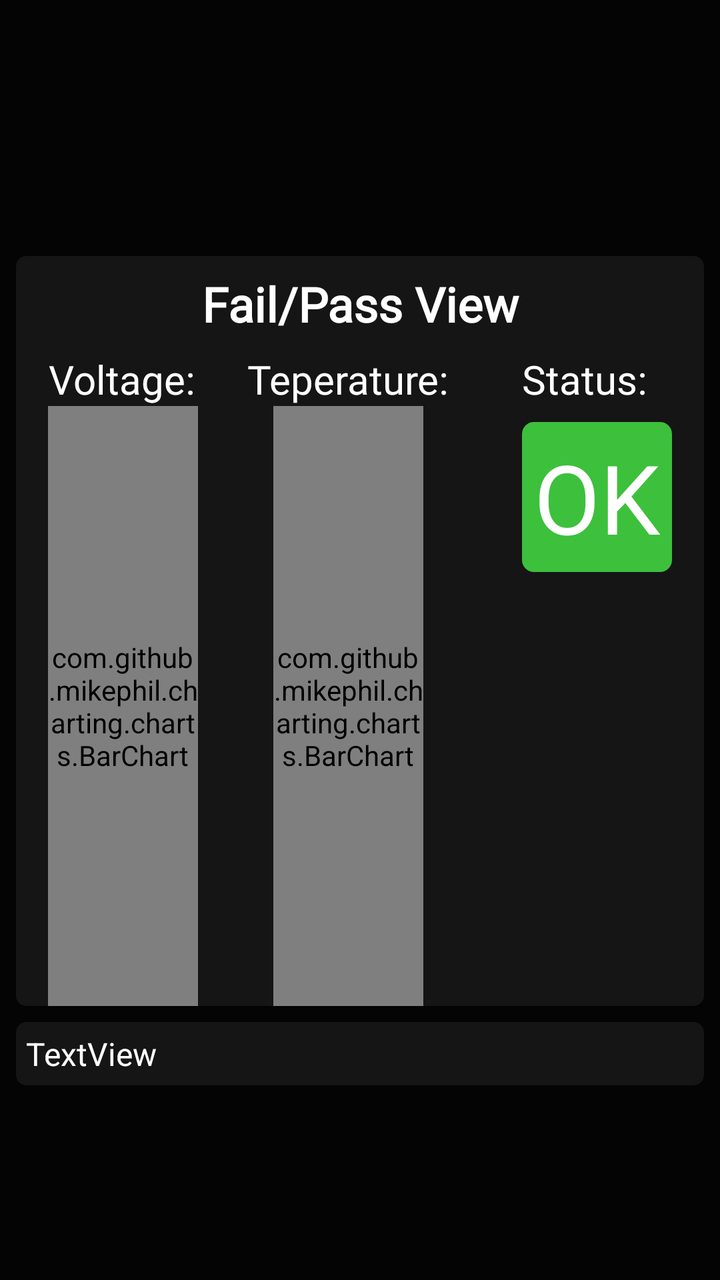
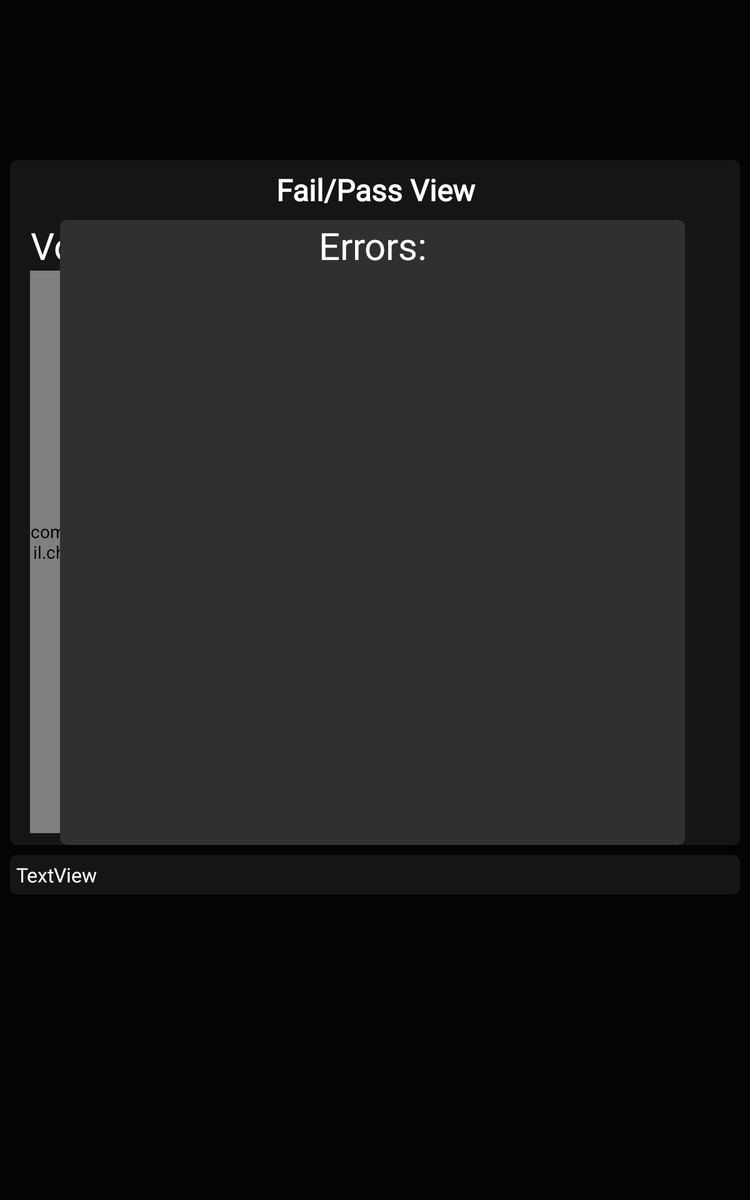

An Android layout and its configuration variant, each rendered on a device that would load it. The default file and the variant file are quoted in full after the pictures.
<!-- AndroidManifest.xml: application theme Theme.RUBMotorsportGroup2 -->
<!-- res/layout/fragment_overview.xml -->
<?xml version="1.0" encoding="utf-8"?>
<androidx.constraintlayout.widget.ConstraintLayout xmlns:android="http://schemas.android.com/apk/res/android"
    xmlns:app="http://schemas.android.com/apk/res-auto"
    xmlns:tools="http://schemas.android.com/tools"
    android:layout_width="match_parent"
    android:layout_height="match_parent"
    android:background="@color/BackgroundColor"
    android:orientation="vertical"
    tools:context=".fragments.fragment_overview">

    <ImageView
        android:id="@+id/iv_rubmo_logo"
        android:layout_width="327dp"
        android:layout_height="80dp"
        android:layout_marginTop="16dp"
        android:src="@drawable/rubmo_logo"
        app:layout_constraintEnd_toEndOf="parent"
        app:layout_constraintHorizontal_bias="0.482"
        app:layout_constraintStart_toStartOf="parent"
        app:layout_constraintTop_toTopOf="parent" />

    <ScrollView
        android:layout_width="match_parent"
        android:layout_height="0dp"
        android:layout_marginTop="24dp"
        android:background="@color/BackgroundColor"
        app:layout_constraintStart_toStartOf="parent"
        app:layout_constraintTop_toBottomOf="@+id/iv_rubmo_logo">

        <LinearLayout
            android:layout_width="match_parent"
            android:layout_height="wrap_content"
            android:background="@color/BackgroundColor"
            android:orientation="vertical">

            <androidx.cardview.widget.CardView
                android:id="@+id/cv_failpass"
                android:layout_width="match_parent"
                android:layout_height="match_parent"
                android:layout_marginStart="8dp"
                android:layout_marginTop="8dp"
                android:layout_marginEnd="8dp"
                app:cardBackgroundColor="@color/ElementColor"
                app:cardCornerRadius="5dp">

                <androidx.constraintlayout.widget.ConstraintLayout
                    android:layout_width="match_parent"
                    android:layout_height="match_parent">

                    <TextView
                        android:id="@+id/textView"
                        android:layout_width="match_parent"
                        android:layout_height="48dp"
                        android:fontFamily="@font/roboto"
                        android:gravity="center"
                        android:text="Fail/Pass View"
                        android:textColor="@color/white"
                        android:textSize="24sp"
                        android:textStyle="bold"
                        app:layout_constraintEnd_toEndOf="parent"
                        app:layout_constraintStart_toStartOf="parent"
                        app:layout_constraintTop_toTopOf="parent" />


                    <com.github.mikephil.charting.charts.BarChart
                        android:id="@+id/VoltageChart"
                        android:layout_width="75dp"
                        android:layout_height="300dp"
                        android:layout_marginStart="16dp"
                        android:background="@color/ElementColor"
                        app:layout_constraintStart_toStartOf="parent"
                        app:layout_constraintTop_toBottomOf="@+id/VoltageText" />

                    <TextView
                        android:id="@+id/VoltageText"
                        android:layout_width="wrap_content"
                        android:layout_height="wrap_content"
                        android:layout_marginHorizontal="20dp"
                        android:layout_marginStart="16dp"
                        android:fontFamily="@font/roboto"
                        android:text="Voltage:"
                        android:textAlignment="center"
                        android:textSize="20sp"
                        app:layout_constraintStart_toStartOf="parent"
                        app:layout_constraintTop_toBottomOf="@+id/textView" />

                    <com.github.mikephil.charting.charts.BarChart
                        android:id="@+id/TempChart"
                        android:layout_width="75dp"
                        android:layout_height="300dp"
                        android:background="@color/ElementColor"
                        app:layout_constraintEnd_toStartOf="@+id/StatusMessage"
                        app:layout_constraintHorizontal_bias="0.434"
                        app:layout_constraintStart_toEndOf="@+id/VoltageChart"
                        app:layout_constraintTop_toBottomOf="@+id/TemperatureText" />

                    <TextView
                        android:id="@+id/TemperatureText"
                        android:layout_width="wrap_content"
                        android:layout_height="wrap_content"
                        android:layout_weight="1"
                        android:fontFamily="@font/roboto"
                        android:gravity="center"
                        android:text="Teperature:"
                        android:textSize="20sp"
                        app:layout_constraintEnd_toStartOf="@+id/StatusText"
                        app:layout_constraintHorizontal_bias="0.422"
                        app:layout_constraintStart_toEndOf="@+id/VoltageText"
                        app:layout_constraintTop_toBottomOf="@+id/textView" />

                    <TextView
                        android:id="@+id/StatusText"
                        android:layout_width="75dp"
                        android:layout_height="wrap_content"
                        android:layout_marginHorizontal="20dp"
                        android:layout_marginEnd="16dp"
                        android:fontFamily="@font/roboto"
                        android:text="Status:"
                        android:textSize="20sp"
                        app:layout_constraintEnd_toEndOf="parent"
                        app:layout_constraintTop_toBottomOf="@+id/textView" />

                    <TextView
                        android:id="@+id/StatusMessage"
                        android:layout_width="75dp"
                        android:layout_height="75dp"
                        android:layout_marginTop="8dp"
                        android:layout_marginEnd="16dp"
                        android:background="@drawable/tv_segment_status_drawable"
                        android:fontFamily="@font/roboto"
                        android:gravity="center"
                        android:text="OK"
                        android:textColor="@color/white"
                        android:textSize="48sp"
                        app:layout_constraintEnd_toEndOf="parent"
                        app:layout_constraintTop_toBottomOf="@+id/StatusText" />
                </androidx.constraintlayout.widget.ConstraintLayout>
            </androidx.cardview.widget.CardView>

            <androidx.cardview.widget.CardView
                android:id="@+id/cv_error_message"
                android:layout_width="match_parent"
                android:layout_height="wrap_content"
                android:layout_marginStart="8dp"
                android:layout_marginTop="8dp"
                android:layout_marginEnd="8dp"
                app:cardBackgroundColor="@color/ElementColor"
                app:cardCornerRadius="5dp">

                <TextView
                    android:id="@+id/tv_error_message"
                    android:layout_width="wrap_content"
                    android:layout_height="wrap_content"
                    android:layout_margin="5dp"
                    android:text="TextView"
                    android:textSize="16sp" />
            </androidx.cardview.widget.CardView>

        </LinearLayout>
    </ScrollView>

</androidx.constraintlayout.widget.ConstraintLayout>
<!-- resources referenced by this layout -->
<resources>
  <color name="BackgroundColor">#040404</color>
  <color name="ElementColor">#151515</color>
  <color name="white">#FFFFFFFF</color>
  <!-- drawable rubmo_logo: webp bitmap (mipmap-hdpi, 952 bytes) -->
  <!-- drawable tv_segment_status_drawable (drawable) -->
  <?xml version="1.0" encoding="utf-8"?>
  <shape
      xmlns:android="http://schemas.android.com/apk/res/android"
      android:shape="rectangle">
  
      <corners android:radius="5dp" />
  
      
      <stroke android:width="2dp" android:color="@color/OKColor" />
  
      
      <solid android:color="@color/OKColor"  />
  
  </shape>
  <style name="Theme.RUBMotorsportGroup2" parent="Base.Theme.RUBMotorsportGroup2" />
  <color name="OKColor">#3dc03c</color>
  <style name="Base.Theme.RUBMotorsportGroup2" parent="Theme.Material3.DayNight.NoActionBar">
          <item name="colorPrimary">@color/RubColorBlue</item>
          <item name="android:windowBackground">@color/BackgroundColor</item>
          <item name="colorAccent">@color/ElementColor</item>
          <item name="colorSecondaryContainer">@color/white</item>
          <item name="colorSecondaryFixed">@color/white</item>
          <item name="android:textColorSecondary">@color/white</item>
          <item name="android:textColorSecondaryInverse">@color/black</item>
          <item name="android:textColorTertiary">@color/white</item>
          <item name="android:textColorTertiaryInverse">@color/black</item>
          <item name="android:backgroundTint">@null</item>
          <item name="android:colorControlActivated">@color/RubColorBlue</item>
          
          
      </style>
  <color name="RubColorBlue">#003560</color>
  <color name="black">#FF000000</color>
</resources>
<!-- res/layout-sw600dp/fragment_overview.xml (the repository's variant of the layout above) -->
<!-- drawn on a 7-inch tablet held upright -->
<?xml version="1.0" encoding="utf-8"?>
<androidx.constraintlayout.widget.ConstraintLayout xmlns:android="http://schemas.android.com/apk/res/android"
    xmlns:app="http://schemas.android.com/apk/res-auto"
    xmlns:tools="http://schemas.android.com/tools"
    android:layout_width="match_parent"
    android:layout_height="match_parent"
    android:background="@color/BackgroundColor"
    android:orientation="vertical"
    tools:context=".fragments.fragment_overview">

    <ImageView
        android:id="@+id/iv_rubmo_logo"
        android:layout_width="327dp"
        android:layout_height="80dp"
        android:layout_marginTop="16dp"
        android:src="@drawable/rubmo_logo"
        app:layout_constraintEnd_toEndOf="parent"
        app:layout_constraintHorizontal_bias="0.482"
        app:layout_constraintStart_toStartOf="parent"
        app:layout_constraintTop_toTopOf="parent" />

    <ScrollView
        android:layout_width="match_parent"
        android:layout_height="0dp"
        android:layout_marginTop="24dp"
        android:background="@color/BackgroundColor"
        app:layout_constraintStart_toStartOf="parent"
        app:layout_constraintTop_toBottomOf="@+id/iv_rubmo_logo">

        <LinearLayout
            android:layout_width="match_parent"
            android:layout_height="wrap_content"
            android:background="@color/BackgroundColor"
            android:orientation="vertical">

            <androidx.cardview.widget.CardView
                android:id="@+id/cv_failpass"
                android:layout_width="match_parent"
                android:layout_height="match_parent"
                android:layout_marginStart="8dp"
                android:layout_marginTop="8dp"
                android:layout_marginEnd="8dp"
                app:cardBackgroundColor="@color/ElementColor"
                app:cardCornerRadius="5dp">

                <androidx.constraintlayout.widget.ConstraintLayout
                    android:layout_width="match_parent"
                    android:layout_height="match_parent">

                    <TextView
                        android:id="@+id/textView"
                        android:layout_width="match_parent"
                        android:layout_height="48dp"
                        android:fontFamily="@font/roboto"
                        android:gravity="center"
                        android:text="Fail/Pass View"
                        android:textColor="@color/white"
                        android:textSize="24sp"
                        android:textStyle="bold"
                        app:layout_constraintEnd_toEndOf="parent"
                        app:layout_constraintStart_toStartOf="parent"
                        app:layout_constraintTop_toTopOf="parent" />


                    <com.github.mikephil.charting.charts.BarChart
                        android:id="@+id/VoltageChart"
                        android:layout_width="120dp"
                        android:layout_height="450dp"
                        android:layout_marginStart="16dp"
                        android:background="@color/ElementColor"
                        app:layout_constraintStart_toStartOf="parent"
                        app:layout_constraintTop_toBottomOf="@+id/VoltageText" />

                    <TextView
                        android:id="@+id/VoltageText"
                        android:layout_width="wrap_content"
                        android:layout_height="wrap_content"
                        android:layout_marginHorizontal="20dp"
                        android:layout_marginStart="16dp"
                        android:fontFamily="@font/roboto"
                        android:text="Voltage:"
                        android:textAlignment="center"
                        android:textSize="30sp"
                        app:layout_constraintStart_toStartOf="parent"
                        app:layout_constraintTop_toBottomOf="@+id/textView" />

                    <com.github.mikephil.charting.charts.BarChart
                        android:id="@+id/TempChart"
                        android:layout_width="125dp"
                        android:layout_height="450dp"
                        android:layout_marginStart="64dp"
                        android:background="@color/ElementColor"
                        app:layout_constraintStart_toEndOf="@+id/VoltageChart"
                        app:layout_constraintTop_toBottomOf="@+id/TemperatureText" />

                    <TextView
                        android:id="@+id/TemperatureText"
                        android:layout_width="wrap_content"
                        android:layout_height="wrap_content"
                        android:layout_marginStart="60dp"
                        android:layout_weight="1"
                        android:fontFamily="@font/roboto"
                        android:gravity="center"
                        android:text="Teperature:"
                        android:textSize="30sp"
                        app:layout_constraintStart_toEndOf="@+id/VoltageText"
                        app:layout_constraintTop_toBottomOf="@+id/textView" />

                    <TextView
                        android:id="@+id/StatusText"
                        android:layout_width="150dp"
                        android:layout_height="wrap_content"
                        android:layout_marginHorizontal="50dp"
                        android:layout_marginStart="90dp"
                        android:fontFamily="@font/roboto"
                        android:text="Status:"
                        android:textSize="30sp"
                        app:layout_constraintStart_toEndOf="@+id/TempChart"
                        app:layout_constraintTop_toBottomOf="@+id/textView" />

                    <TextView
                        android:id="@+id/StatusMessage"
                        android:layout_width="125dp"
                        android:layout_height="125dp"
                        android:layout_marginStart="90dp"
                        android:background="@drawable/tv_segment_status_drawable"
                        android:fontFamily="@font/roboto"
                        android:gravity="center"
                        android:text="OK"
                        android:textColor="@color/white"
                        android:textSize="48sp"
                        app:layout_constraintStart_toEndOf="@+id/TempChart"
                        app:layout_constraintTop_toBottomOf="@+id/StatusText" />

                    <androidx.cardview.widget.CardView
                        android:id="@+id/ErrorlogviewTablet"
                        android:layout_width="500dp"
                        android:layout_height="500dp"
                        android:layout_marginEnd="44dp"
                        app:cardBackgroundColor="@color/slightybrighterelement"
                        app:cardCornerRadius="5dp"
                        app:layout_constraintEnd_toEndOf="parent"
                        app:layout_constraintTop_toBottomOf="@+id/textView">>

                        <ScrollView
                            android:id="@+id/innerscrollcard"
                            android:layout_width="match_parent"
                            android:layout_height="match_parent"
                            android:layout_marginTop="0dp">

                            <LinearLayout
                                android:id="@+id/InnerScrollviewLayout"
                                android:layout_width="match_parent"
                                android:layout_height="wrap_content"
                                android:orientation="vertical">

                                <TextView
                                    android:id="@+id/textView2"
                                    android:layout_width="match_parent"
                                    android:layout_height="wrap_content"
                                    android:fontFamily="@font/roboto"
                                    android:text="Errors:"
                                    android:textAlignment="center"
                                    android:textColor="@color/white"
                                    android:textSize="30sp" />

                                <TextView
                                    android:id="@+id/Error1"
                                    android:layout_width="match_parent"
                                    android:layout_height="wrap_content"
                                    android:fontFamily="@font/roboto"
                                    android:text="Error1"
                                    android:textAlignment="center"
                                    android:textColor="@color/AlertColor"
                                    android:textSize="20dp"
                                    android:visibility="invisible" />

                                <TextView
                                    android:id="@+id/Error2"
                                    android:layout_width="match_parent"
                                    android:layout_height="wrap_content"
                                    android:fontFamily="@font/roboto"
                                    android:text="Error1"
                                    android:textAlignment="center"
                                    android:textColor="@color/AlertColor"
                                    android:textSize="20dp"
                                    android:visibility="invisible" />

                                <TextView
                                    android:id="@+id/Error3"
                                    android:layout_width="match_parent"
                                    android:layout_height="wrap_content"
                                    android:fontFamily="@font/roboto"
                                    android:text="Error1"
                                    android:textAlignment="center"
                                    android:textColor="@color/AlertColor"
                                    android:textSize="20dp"
                                    android:visibility="invisible" />

                                <TextView
                                    android:id="@+id/Error4"
                                    android:layout_width="match_parent"
                                    android:layout_height="wrap_content"
                                    android:fontFamily="@font/roboto"
                                    android:text="Error1"
                                    android:textAlignment="center"
                                    android:textColor="@color/AlertColor"
                                    android:textSize="20dp"
                                    android:visibility="invisible" />

                                <TextView
                                    android:id="@+id/Error5"
                                    android:layout_width="match_parent"
                                    android:layout_height="wrap_content"
                                    android:fontFamily="@font/roboto"
                                    android:text="Error1"
                                    android:textAlignment="center"
                                    android:textColor="@color/AlertColor"
                                    android:textSize="20dp"
                                    android:visibility="invisible" />

                                <TextView
                                    android:id="@+id/Error6"
                                    android:layout_width="match_parent"
                                    android:layout_height="wrap_content"
                                    android:fontFamily="@font/roboto"
                                    android:text="Error1"
                                    android:textAlignment="center"
                                    android:textColor="@color/AlertColor"
                                    android:textSize="20dp"
                                    android:visibility="invisible" />

                                <TextView
                                    android:id="@+id/Error7"
                                    android:layout_width="match_parent"
                                    android:layout_height="wrap_content"
                                    android:fontFamily="@font/roboto"
                                    android:text="Error1"
                                    android:textAlignment="center"
                                    android:textColor="@color/AlertColor"
                                    android:textSize="20dp"
                                    android:visibility="invisible" />

                                <TextView
                                    android:id="@+id/Error8"
                                    android:layout_width="match_parent"
                                    android:layout_height="wrap_content"
                                    android:fontFamily="@font/roboto"
                                    android:text="Error1"
                                    android:textAlignment="center"
                                    android:textColor="@color/AlertColor"
                                    android:textSize="20dp"
                                    android:visibility="invisible" />

                                <TextView
                                    android:id="@+id/Error9"
                                    android:layout_width="match_parent"
                                    android:layout_height="wrap_content"
                                    android:fontFamily="@font/roboto"
                                    android:text="Error1"
                                    android:textAlignment="center"
                                    android:textColor="@color/AlertColor"
                                    android:textSize="20dp"
                                    android:visibility="invisible" />

                                <TextView
                                    android:id="@+id/Error10"
                                    android:layout_width="match_parent"
                                    android:layout_height="wrap_content"
                                    android:fontFamily="@font/roboto"
                                    android:text="Error1"
                                    android:textAlignment="center"
                                    android:textColor="@color/AlertColor"
                                    android:textSize="20dp"
                                    android:visibility="invisible" />

                                <TextView
                                    android:id="@+id/Error11"
                                    android:layout_width="match_parent"
                                    android:layout_height="wrap_content"
                                    android:fontFamily="@font/roboto"
                                    android:text="Error1"
                                    android:textAlignment="center"
                                    android:textColor="@color/AlertColor"
                                    android:textSize="20dp"
                                    android:visibility="invisible" />

                                <TextView
                                    android:id="@+id/Error12"
                                    android:layout_width="match_parent"
                                    android:layout_height="wrap_content"
                                    android:fontFamily="@font/roboto"
                                    android:text="Error1"
                                    android:textAlignment="center"
                                    android:textColor="@color/AlertColor"
                                    android:textSize="20dp"
                                    android:visibility="invisible" />
                            </LinearLayout>
                        </ScrollView>
                    </androidx.cardview.widget.CardView>
                </androidx.constraintlayout.widget.ConstraintLayout>
            </androidx.cardview.widget.CardView>

            <androidx.cardview.widget.CardView
                android:id="@+id/cv_error_message"
                android:layout_width="match_parent"
                android:layout_height="match_parent"
                android:layout_marginStart="8dp"
                android:layout_marginTop="8dp"
                android:layout_marginEnd="8dp"
                app:cardBackgroundColor="@color/ElementColor"
                app:cardCornerRadius="5dp">

                <TextView
                    android:id="@+id/tv_error_message"
                    android:layout_width="wrap_content"
                    android:layout_height="wrap_content"
                    android:layout_margin="5dp"
                    android:text="TextView"
                    android:textSize="16sp" />
            </androidx.cardview.widget.CardView>

        </LinearLayout>
    </ScrollView>

</androidx.constraintlayout.widget.ConstraintLayout>
<!-- resources referenced by the variant -->
<!-- as a 7-inch tablet held upright resolves them -->
<resources>
  <color name="AlertColor">#f03637</color>
  <color name="BackgroundColor">#040404</color>
  <color name="ElementColor">#151515</color>
  <color name="slightybrighterelement">#303030</color>
  <color name="white">#FFFFFFFF</color>
  <!-- drawable rubmo_logo: webp bitmap (mipmap-hdpi, 952 bytes) -->
  <!-- drawable tv_segment_status_drawable (drawable) -->
  <?xml version="1.0" encoding="utf-8"?>
  <shape
      xmlns:android="http://schemas.android.com/apk/res/android"
      android:shape="rectangle">
  
      <corners android:radius="5dp" />
  
      
      <stroke android:width="2dp" android:color="@color/OKColor" />
  
      
      <solid android:color="@color/OKColor"  />
  
  </shape>
  <style name="Theme.RUBMotorsportGroup2" parent="Base.Theme.RUBMotorsportGroup2" />
  <color name="OKColor">#3dc03c</color>
  <style name="Base.Theme.RUBMotorsportGroup2" parent="Theme.Material3.DayNight.NoActionBar">
          <item name="colorPrimary">@color/RubColorBlue</item>
          <item name="android:windowBackground">@color/BackgroundColor</item>
          <item name="colorAccent">@color/ElementColor</item>
          <item name="colorSecondaryContainer">@color/white</item>
          <item name="colorSecondaryFixed">@color/white</item>
          <item name="android:textColorSecondary">@color/white</item>
          <item name="android:textColorSecondaryInverse">@color/black</item>
          <item name="android:textColorTertiary">@color/white</item>
          <item name="android:textColorTertiaryInverse">@color/black</item>
          <item name="android:backgroundTint">@null</item>
          <item name="android:colorControlActivated">@color/RubColorBlue</item>
          
          
      </style>
  <color name="RubColorBlue">#003560</color>
  <color name="black">#FF000000</color>
</resources>
